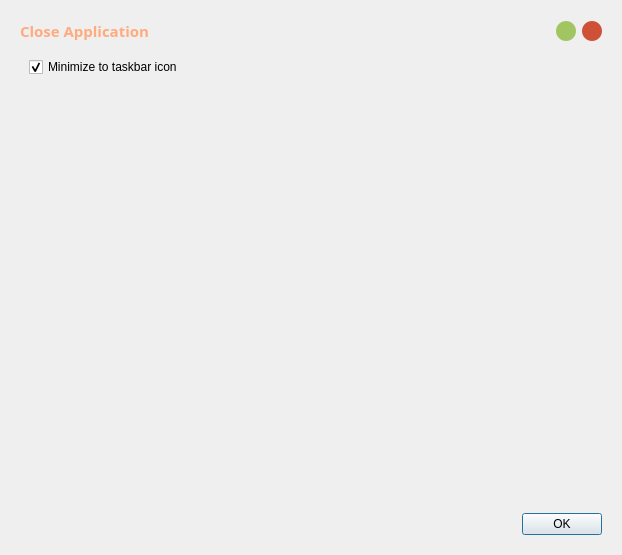
<?xml version="1.0" encoding="UTF-8"?>
<ui version="4.0">
 <class>Dialog</class>
 <widget class="QDialog" name="Dialog">
  <property name="geometry">
   <rect>
    <x>0</x>
    <y>0</y>
    <width>622</width>
    <height>555</height>
   </rect>
  </property>
  <property name="windowTitle">
   <string>Dialog</string>
  </property>
  <property name="windowIcon">
   <iconset>
    <normaloff>:/icon/icon/关闭.ico</normaloff>:/icon/icon/关闭.ico</iconset>
  </property>
  <property name="styleSheet">
   <string notr="true">QTextEdit#textEdit{
 background-color: rgba(0,0,0,0);
 selection-background-color:#88bbff;
 border: 0px solid rgba(0,0,0,0);
}

QLabel#label{
 color: rgba(0,0,0,0);
}

QWidget#widget {
 border-image: url(:/img/image/fish.png);
 border-radius:10px;
 background-color: rgba(0,0,0,0);
}

QDialogButtonBox [text=&quot;OK&quot;] {
 qproperty-text: &quot;好的&quot;;
}
QDialogButtonBox [text=&quot;Save&quot;] {
 qproperty-text: &quot;保存&quot;;
}
QDialogButtonBox [text=&quot;Save All&quot;] {
 qproperty-text: &quot;保存全部&quot;;
}

QPushButton#close_pushButton{
 background-color: #ce5137;
 border-radius:10px;
}

QPushButton#close_pushButton:hover{
 background-size: cover;
 background-image: url(:/icon/icon/close.svg);
}

QPushButton#min_pushButton{
 background-color: #a1c661;
 border-radius:10px;
}

QPushButton#min_pushButton:hover{
 background-size: cover;
 background-image: url(:/icon/icon/minimize.svg);
}</string>
  </property>
  <layout class="QVBoxLayout" name="verticalLayout_3">
   <item>
    <widget class="QWidget" name="widget" native="true">
     <layout class="QVBoxLayout" name="verticalLayout">
      <item>
       <layout class="QHBoxLayout" name="horizontalLayout_2">
        <item>
         <widget class="QLabel" name="title_label">
          <property name="font">
           <font>
            <family>华文楷体</family>
            <weight>75</weight>
            <bold>true</bold>
           </font>
          </property>
          <property name="text">
           <string>&lt;html&gt;&lt;head/&gt;&lt;body&gt;&lt;p&gt;&lt;span style=&quot; font-size:11pt; color:#ffaa7f;&quot;&gt;Close Application&lt;/span&gt;&lt;/p&gt;&lt;/body&gt;&lt;/html&gt;</string>
          </property>
         </widget>
        </item>
        <item>
         <spacer name="horizontalSpacer">
          <property name="orientation">
           <enum>Qt::Horizontal</enum>
          </property>
          <property name="sizeHint" stdset="0">
           <size>
            <width>40</width>
            <height>20</height>
           </size>
          </property>
         </spacer>
        </item>
        <item>
         <widget class="QPushButton" name="min_pushButton">
          <property name="minimumSize">
           <size>
            <width>20</width>
            <height>20</height>
           </size>
          </property>
          <property name="maximumSize">
           <size>
            <width>20</width>
            <height>20</height>
           </size>
          </property>
          <property name="cursor">
           <cursorShape>PointingHandCursor</cursorShape>
          </property>
          <property name="text">
           <string/>
          </property>
         </widget>
        </item>
        <item>
         <widget class="QPushButton" name="close_pushButton">
          <property name="minimumSize">
           <size>
            <width>20</width>
            <height>20</height>
           </size>
          </property>
          <property name="maximumSize">
           <size>
            <width>20</width>
            <height>20</height>
           </size>
          </property>
          <property name="cursor">
           <cursorShape>PointingHandCursor</cursorShape>
          </property>
          <property name="text">
           <string/>
          </property>
         </widget>
        </item>
       </layout>
      </item>
      <item>
       <widget class="QWidget" name="add_widget" native="true">
        <layout class="QVBoxLayout" name="verticalLayout_4">
         <item>
          <widget class="QCheckBox" name="is_min_status_checkBox">
           <property name="text">
            <string>Minimize to taskbar icon</string>
           </property>
           <property name="checked">
            <bool>true</bool>
           </property>
          </widget>
         </item>
        </layout>
       </widget>
      </item>
      <item>
       <widget class="QTextEdit" name="textEdit"/>
      </item>
      <item>
       <widget class="QDialogButtonBox" name="buttonBox">
        <property name="enabled">
         <bool>true</bool>
        </property>
        <property name="font">
         <font>
          <family>Yu Gothic UI Semilight</family>
          <weight>50</weight>
          <bold>false</bold>
         </font>
        </property>
        <property name="styleSheet">
         <string notr="true"/>
        </property>
        <property name="locale">
         <locale language="Armenian" country="Armenia"/>
        </property>
        <property name="orientation">
         <enum>Qt::Horizontal</enum>
        </property>
        <property name="standardButtons">
         <set>QDialogButtonBox::Ok</set>
        </property>
        <property name="centerButtons">
         <bool>false</bool>
        </property>
       </widget>
      </item>
     </layout>
    </widget>
   </item>
  </layout>
 </widget>
 <resources>
  <include location="../res/app.qrc"/>
 </resources>
 <connections>
  <connection>
   <sender>buttonBox</sender>
   <signal>accepted()</signal>
   <receiver>Dialog</receiver>
   <slot>accept()</slot>
   <hints>
    <hint type="sourcelabel">
     <x>248</x>
     <y>254</y>
    </hint>
    <hint type="destinationlabel">
     <x>157</x>
     <y>274</y>
    </hint>
   </hints>
  </connection>
  <connection>
   <sender>buttonBox</sender>
   <signal>rejected()</signal>
   <receiver>Dialog</receiver>
   <slot>reject()</slot>
   <hints>
    <hint type="sourcelabel">
     <x>316</x>
     <y>260</y>
    </hint>
    <hint type="destinationlabel">
     <x>286</x>
     <y>274</y>
    </hint>
   </hints>
  </connection>
 </connections>
</ui>
